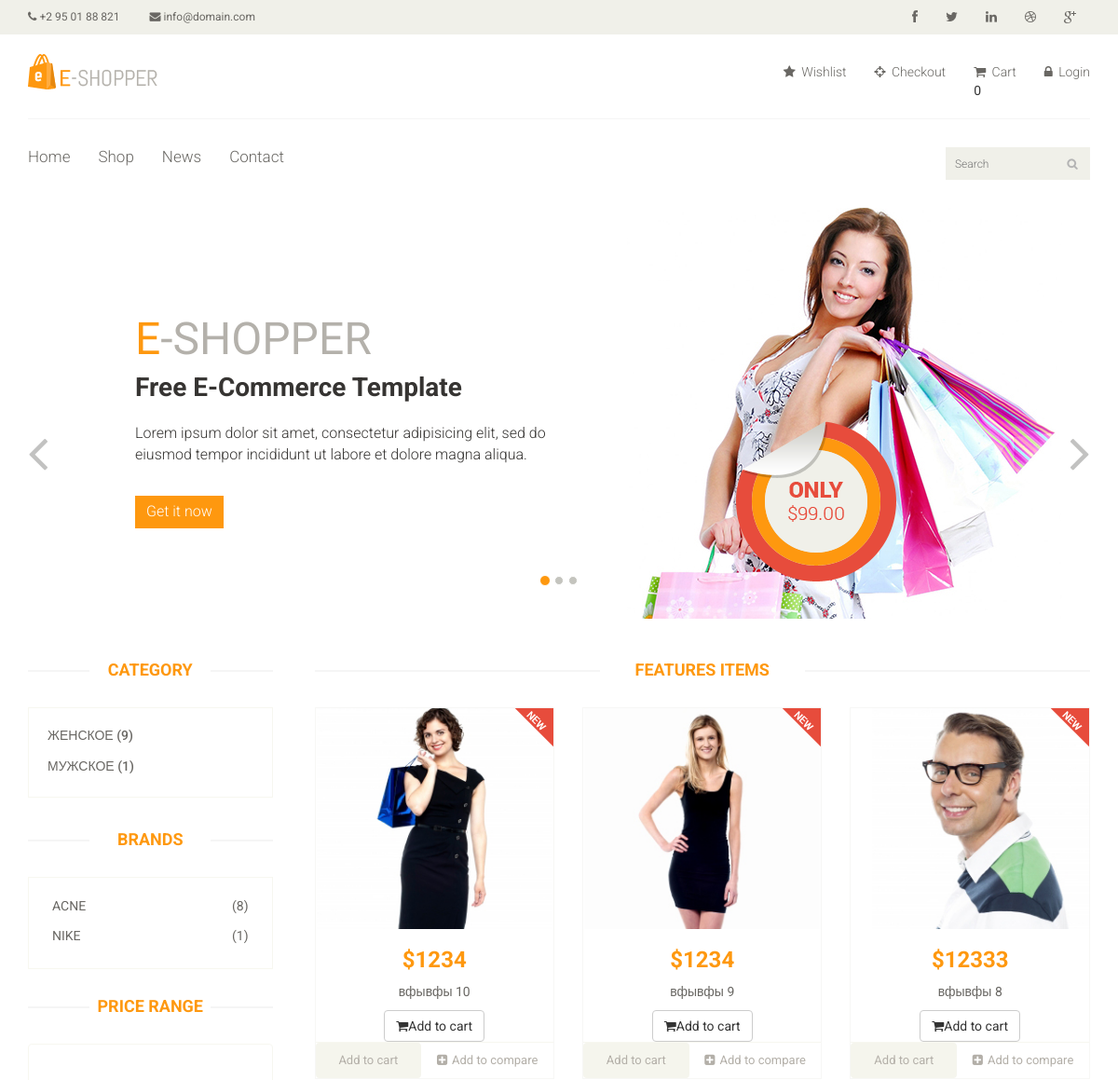
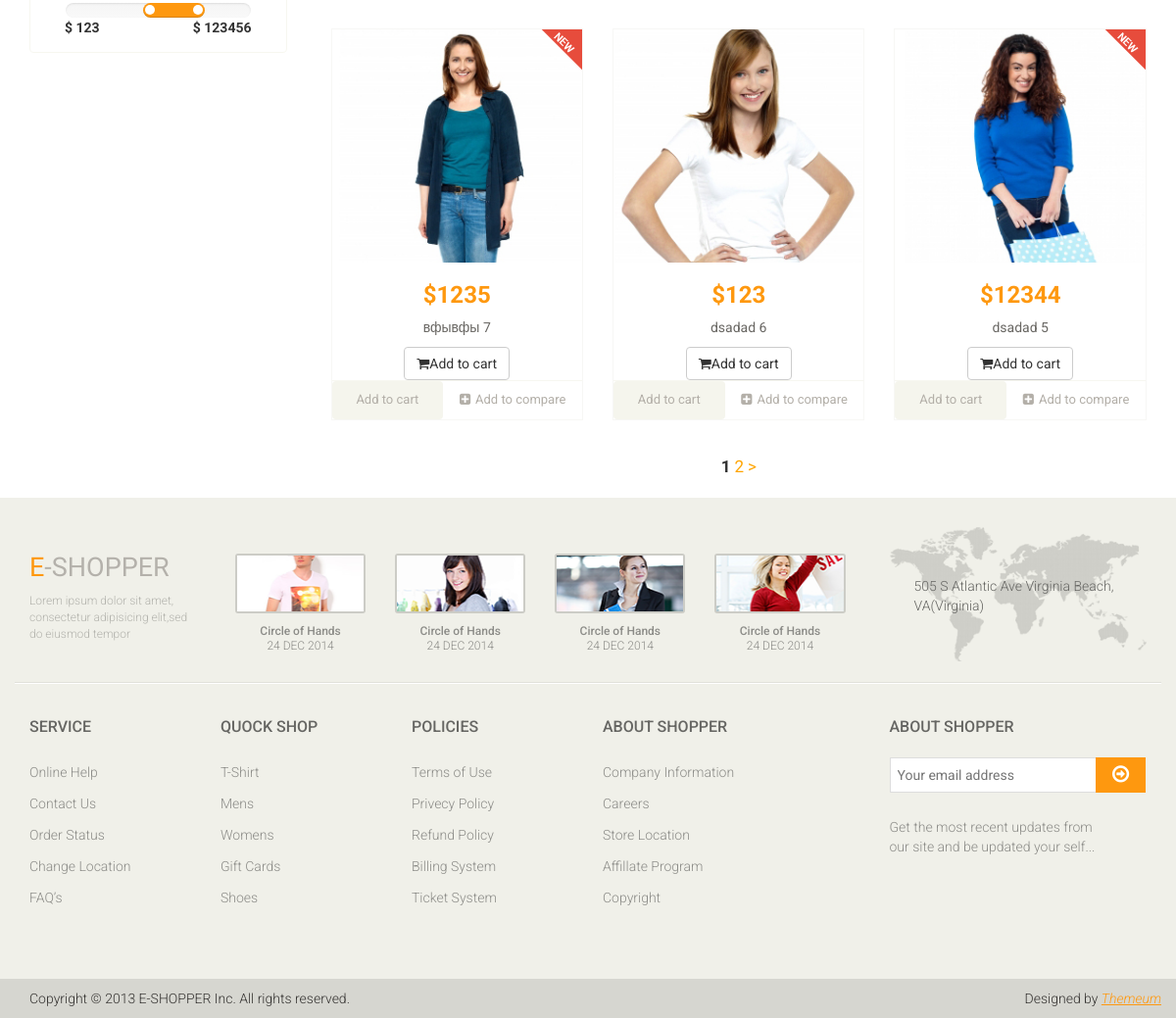
Page /catalog/ on the committed database (2 pictures, top to bottom).
### tables this page shows
CREATE TABLE `category` (
  `ID` int(11) NOT NULL,
  `name` varchar(20) NOT NULL,
  `sort_order` int(2) NOT NULL,
  `status` int(1) NOT NULL
);

CREATE TABLE `brands` (
  `ID` int(11) NOT NULL,
  `name` varchar(20) NOT NULL,
  `sort_order` int(2) NOT NULL,
  `status` int(1) NOT NULL
);

CREATE TABLE `product` (
  `ID` int(11) NOT NULL,
  `name` varchar(30) NOT NULL,
  `category_id` int(2) NOT NULL,
  `brand_id` int(2) NOT NULL,
  `code` int(11) NOT NULL,
  `price` float NOT NULL,
  `availlabillity` int(11) NOT NULL,
  `brand` varchar(30) NOT NULL,
  `image` varchar(255) NOT NULL,
  `description` text NOT NULL,
  `is_new` int(1) NOT NULL,
  `status` int(2) NOT NULL
);

### config/routers.php (called while the page is built)
<?php
return array(
    'news/post/([0-9]+)' => 'news/view/$1',
    'news/page([0-9]+)' => 'news/index/$1',
    'news' => 'news/index',
    'products/([0-9]+)' => 'products/view/$1',
    'catalog/price-([0-9]+)-([0-9]+)/page([0-9]+)' => 'catalog/index/$3/$1/$2',
    'catalog/page([0-9]+)' => 'catalog/index/$1',
    'catalog/price-([0-9]+)-([0-9]+)' => 'catalog/index/1/$1/$2',
    'catalog' => 'catalog/index',
    'category/([0-9]+)/price-([0-9]+)-([0-9]+)/page([0-9]+)' => 'catalog/category/$1/$4/$2/$3',
    'category/([0-9]+)/price-([0-9]+)-([0-9]+)' => 'catalog/category/$1/1/$2/$3',
    'category/([0-9]+)/page([0-9]+)' => 'catalog/category/$1/$2',
    'category/([0-9]+)' => 'catalog/category/$1',
    'cart/editQuantity/id_([0-9]+)/quantity_([0-9]+)' => 'cart/editQuantity/$1/$2',
    'cart/deleteProduct/id_([0-9]+)' => 'cart/deleteProduct/$1',
    'cart/addAjax/([0-9]+)' => 'cart/addAjax/$1',
    'cart' => 'cart/index',
    'brand/([0-9]+)/price-([0-9]+)-([0-9]+)/page([0-9]+)' => 'catalog/brand/$1/$4/$2/$3',
    'brand/([0-9]+)/price-([0-9]+)-([0-9]+)' => 'catalog/brand/$1/1/$2/$3',
    'brand/([0-9]+)/page([0-9]+)' => 'catalog/brand/$1/$2',
    'brand/([0-9]+)' => 'catalog/brand/$1',
    'user/login' => 'user/login',
    'user/logout' => 'user/logout',
    'account' => 'account/index',
    'contact' => 'site/contact',
    ''=>'site/index',
);

### controllers/CatalogController.php (called while the page is built, shortened)
<?php
class CatalogController
{
    public function actionIndex($page = 1, $minPrice = false, $maxPrice = false) : bool
    {
        $categories = Category::getCategoriesList();
        $brandList = Brand::getBrandList();
        $latestProduct = Product::getLatestProduct(6, $page, $minPrice, $maxPrice);
        $total = Product::getTotalProducts($minPrice, $maxPrice);
        $pagination = new Pagination($total, Product::SHOW_BY_DEFAULT);
        $prices = Product::getTotalMinMaxPrice();
        require_once(ROOT . '/views/catalog/index.php');
        return true;
    }
}

### index.php (called while the page is built, shortened)
<?php
require_once('components/Autoload.php');
$router = new Router();
$router->run();

### models/Category.php (called while the page is built)
<?php
class Category
{
    public static function getCategoriesList(): array
    {
        $db = Db::getConnection();
        $categoriesList = array();
        $result = $db->query("SELECT ID,name FROM category ORDER BY sort_order ASC");
        $i = 0;
        while($row = $result->fetch())
        {
            $categoriesList[$i]['ID'] = $row['ID'];
            $categoriesList[$i]['name'] = $row['name'];
            $categoriesList[$i]['count'] = self::getCategoryCount($row['ID']);
            $i++;
        }
        return $categoriesList;
    }
    public static function getCategoryCount($categoryId)
    {
        $db = Db::getConnection();
        return $db->query("SELECT COUNT(*) FROM product WHERE category_id = '".$categoryId."'")->fetchColumn();
    }
}

### models/Brand.php (called while the page is built)
<?php
class Brand
{
    public static function getBrandList(): array
    {
        $db = Db::getConnection();
        $brandList = array();
        $result = $db->query("SELECT ID,name FROM brands ORDER BY sort_order ASC");
        $i = 0;
        while($row = $result->fetch())
        {
            $brandList[$i]['ID'] = $row['ID'];
            $brandList[$i]['name'] = $row['name'];
            $brandList[$i]['count'] = self::getBrandCount($row['ID']);
            $i++;
        }
        return $brandList;
    }
    public static function getBrandCount($brandId)
    {
        $db = Db::getConnection();
        return $db->query("SELECT COUNT(*) FROM product WHERE brand_id = '".$brandId."'")->fetchColumn();
    }
}

### models/Product.php (called while the page is built, shortened)
<?php
class Product
{
    public static function getFilter($minPrice, $maxPrice): array
    {
        if($minPrice && $maxPrice)
        {
            $price = [
                'minPrice' => $minPrice,
                'maxPrice' => $maxPrice
            ];
        } else {
            $price = self::getTotalMinMaxPrice();
        }
        return $price;
    }
    public static function getLatestProduct($count = self::SHOW_BY_DEFAULT, $page = 1, $minPrice = false, $maxPrice = false): array
    {
        $count = intval($count);
        $db = Db::getConnection();
        $offset = ($page - 1) * self::SHOW_BY_DEFAULT;
        $productList = array();
        $price = self::getFilter($minPrice,$maxPrice);
        $result = $db->query("SELECT ID,name,price,image,is_new FROM product WHERE status=1 AND price >= {$price["minPrice"]} AND price <= {$price["maxPrice"]} ORDER BY ID DESC LIMIT $count OFFSET ".$offset);
        $i = 0;
        while($row = $result->fetch())
        {
            $productList[$i]['ID'] = $row['ID'];
            $productList[$i]['name'] = $row['name'];
            $productList[$i]['price'] = $row['price'];
            $productList[$i]['image'] = $row['image'];
            $productList[$i]['is_new'] = $row['is_new'];
            $i++;
        }
        return $productList;
    }
    public static function getTotalProducts($minPrice = false, $maxPrice = false)
    {
        $db = Db::getConnection();
        $price = self::getFilter($minPrice, $maxPrice);
        $result = $db->query("SELECT count(ID) as count FROM product WHERE status=1 AND price >= {$price["minPrice"]} AND price <= {$price["maxPrice"]}");
        $result->setFetchMode(PDO::FETCH_ASSOC);
        $row = $result->fetch();
        return $row['count'];
    }
    public static function getTotalMinMaxPrice() : Array
    {
        $db = Db::getConnection();
        $result = $db->query("SELECT MIN(price) as minPrice, MAX(price) as maxPrice FROM product WHERE status=1");
        $result->setFetchMode(PDO::FETCH_ASSOC);
        return $result->fetch();
    }
}

### components/Autoload.php (called while the page is built, shortened)
<?php
spl_autoload_register(function($class_name) {
    $array_path = array(
        '/models/',
        '/components/'
    );
    foreach($array_path as $path)
    {
        $path = ROOT . $path . $class_name . '.php';
    }
});

### views/catalog/index.php (the view, shortened to what this page needs)
<?php include ROOT . '/views/layouts/header.php'; ?>
    <section id="slider">
        <div class="container">
            <div class="row">
                <div class="col-sm-12">
                    <div id="slider-carousel" class="carousel slide" data-ride="carousel">
                        <ol class="carousel-indicators">
                            <li data-target="#slider-carousel" data-slide-to="0" class="active"></li>
                            <li data-target="#slider-carousel" data-slide-to="1"></li>
                            <li data-target="#slider-carousel" data-slide-to="2"></li>
                        </ol>
                        <div class="carousel-inner">
                            <div class="item active">
                                <div class="col-sm-6">
                                    <h1><span>E</span>-SHOPPER</h1>
                                    <h2>Free E-Commerce Template</h2>
                                    <p>Lorem ipsum dolor sit amet, consectetur adipisicing elit, sed do eiusmod tempor incididunt ut labore et dolore magna aliqua. </p>
                                    <button type="button" class="btn btn-default get">Get it now</button>
                                </div>
                                <div class="col-sm-6">
                                    <img src="/template/images/home/girl1.jpg" class="girl img-responsive" alt="" />
                                    <img src="/template/images/home/pricing.png"  class="pricing" alt="" />
                                </div>
                            </div>
                        </div>
                        <a href="#slider-carousel" class="left control-carousel hidden-xs" data-slide="prev">
                            <i class="fa fa-angle-left"></i>
                        </a>
                        <a href="#slider-carousel" class="right control-carousel hidden-xs" data-slide="next">
                            <i class="fa fa-angle-right"></i>
                        </a>
                    </div>
                </div>
            </div>
        </div>
    </section>
    <section>
        <div class="container">
            <div class="row">
                <div class="col-sm-3">
                    <div class="left-sidebar">
                        <h2>Category</h2>
                        <div class="panel-group category-products" id="accordian">
                            <?php foreach($categories as $categoryItem): ?>
                                <div class="panel panel-default">
                                    <div class="panel-heading">
                                        <h4 class="<?php if($categoryId == $categoryItem['ID']) echo 'active';?>panel-title"><a href="/category/<?=$categoryItem['ID']?>"><?=$categoryItem['name']?> (<?=$categoryItem['count']?>)</a></h4>
                                    </div>
                                </div>
                            <?php endforeach; ?>
                        </div>
                        <div class="brands_products">
                            <h2>Brands</h2>
                            <div class="brands-name">
                                <ul class="nav nav-pills nav-stacked">
                                    <?php foreach($brandList as $brand): ?>
                                        <li><a href="/brand/<?=$brand['ID']?>"> <span class="pull-right">(<?=$brand['count']?>)</span><?=$brand['name']?></a></li>
                                    <?php endforeach; ?>
                                </ul>
                            </div>
                        </div>
                        <div class="price-range">
                            <h2>Price Range</h2>
                            <div class="well text-center">
                                <input type="text" class="span2" value="" data-slider-min="0" data-slider-max="600" data-slider-step="5" data-slider-value="[250,450]" id="sl2" ><br />
                                <b class="pull-left">$ <?=$prices['minPrice']?></b> <b class="pull-right">$ <?=$prices['maxPrice']?></b>
                            </div>
                        </div>
                    </div>
                </div>
                <div class="col-sm-9 padding-right">
                    <div class="features_items">
                        <h2 class="title text-center">Features Items</h2>
                        <?php foreach($latestProduct as $product): ?>
                            <div class="col-sm-4">
                                <div class="product-image-wrapper">
                                    <div class="single-products">
                                        <div class="productinfo text-center">
                                            <img src="/template/images/home/<?=$product['image']?>" alt="" />
                                            <h2>$<?=$product['price']?></h2>
                                            <p><?=$product['name'].' '.$product['ID']?></p>
                                            <a href="/products/<?=$product['ID']?>" class="btn btn-default"><i class="fa fa-shopping-cart"></i>Add to cart</a>
                                        </div>
                                        <div class="product-overlay">
                                            <div class="overlay-content">
                                                <a href="/products/<?=$product['ID']?>" class="btn btn-default"><i class="fa fa-shopping-cart"></i>View</a>
                                            </div>
                                        </div>
                                        <?php if($product['is_new']): ?>
                                            <img src="/template/images/home/new.png" class="new" alt="" />
                                        <?php endif; ?>
                                    </div>
                                    <div class="choose">
                                        <ul class="nav nav-pills nav-justified">
                                            <li><a href="" class="add-to-cart" data-id="<?=$product['ID']?>"<i class="fa fa-plus-square"></i>Add to cart</a></li>
                                            <li><a href=""><i class="fa fa-plus-square"></i>Add to compare</a></li>
                                        </ul>
                                    </div>
                                </div>
                            </div>
                        <?php endforeach; ?>
                    </div>
                    <div class="pagination_div">
                        <?= $pagination->get(); ?>
                    </div>
                </div>
            </div>
        </div>
    </section>
<?php include ROOT . '/views/layouts/footer.php'; ?>

### components/Router.php (shortened to what this page needs)
<?php
class Router
{
    private mixed $routes;
    public function __construct()
    {
        $this->routes = include(ROOT.'/config/routers.php');
    }
    private function getURI(): string
    {
        if(!empty($_SERVER['REQUEST_URI']))
        {
            return trim($_SERVER['REQUEST_URI'],'/');
        }
        return false;
    }
    public function run(): void
    {
        $uri = $this->getURI();
        foreach($this->routes as $uriPattern => $path)
        {
            if(preg_match("~$uriPattern~", $uri))
            {
                $internalRoute = preg_replace("~$uriPattern~", $path, $uri);
                $segments = explode('/', $internalRoute);
                $controllerName = array_shift($segments) . 'Controller';
                $actionName = 'action' . ucfirst(array_shift($segments));
                $controllerObject = new $controllerName;
                $result = call_user_func_array(array($controllerObject, $actionName), $segments);
                if($result != null)
                {
                    break;
                }
            }
        }
    }
}

### rows in the picture
category: name "ЖЕНСКОЕ", count "9"
category: name "МУЖСКОЕ", count "1"
brands: count "8", name "ACNE"
brands: count "1", name "NIKE"
product: image (picture), price "1234", name "вфывфы", ID "10", is_new 1 (drawn)
product: image (picture), price "1234", name "вфывфы", ID "9", is_new 1 (drawn)
product: image (picture), price "12333", name "вфывфы", ID "8", is_new 1 (drawn)
product: image (picture), price "1235", name "вфывфы", ID "7", is_new 1 (drawn)
product: image (picture), price "123", name "dsadad", ID "6"
product: image (picture), price "12344", name "dsadad", ID "5", is_new 1 (drawn)

### other values in the picture
$prices['minPrice'] "123"
$prices['maxPrice'] "123456"
$text "2"
$text ">"
